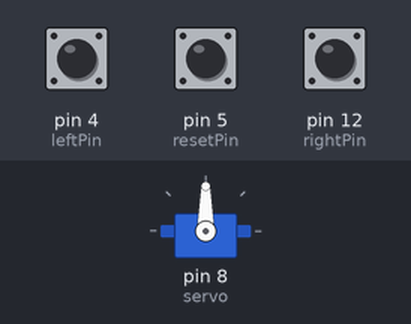
Bench run of a sketch on a simulated Arduino Uno, built with avr-gcc and run on an emulated ATmega328P. Shown: servo. The inputs (shaded band) are chosen by the test bench; at power-on: pin 4 (leftPin) LOW, pin 5 (resetPin) LOW, pin 12 (rightPin) LOW. What the sketch prints to the serial monitor is not drawn.

Above: at 1.2 s.
1.3 s: pin 4 (leftPin) pulled HIGH for 0.15 s
At 2.1 s:
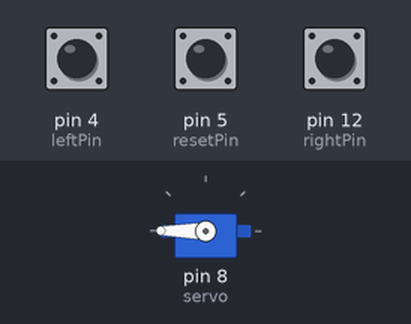
2.9 s: pin 5 (resetPin) pulled HIGH for 0.15 s
At 3.7 s:
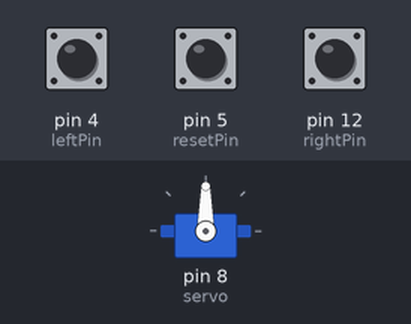
4.5 s: pin 12 (rightPin) pulled HIGH for 0.15 s
At 5.6 s:
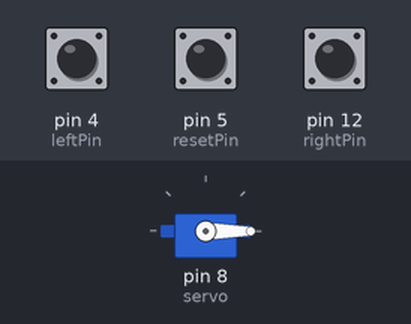
6.1 s: pin 5 (resetPin) pulled HIGH for 1 s
At 7.3 s:
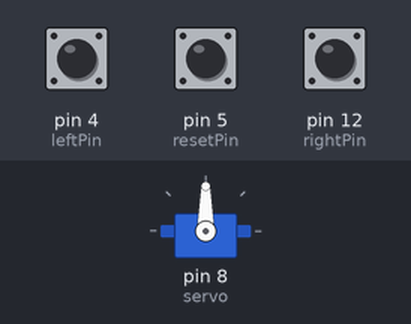
8.6 s: pin 4 (leftPin) pulled HIGH for 1 s
At 9.1 s:
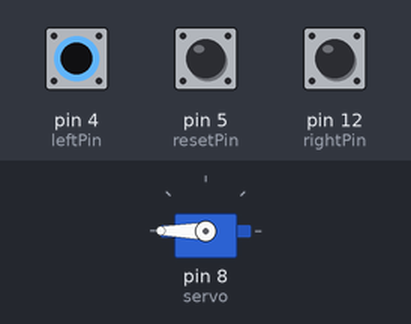
11.1 s: pin 4 (leftPin) driven HIGH and pin 5 (resetPin) driven HIGH
At 11.56 s:
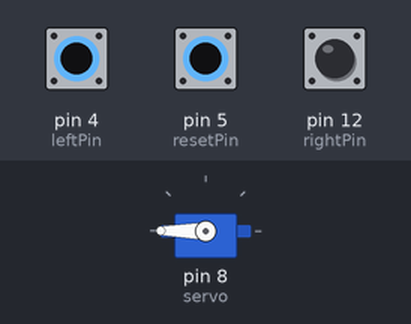
Timing chart, 0 to 15.1 s (numbered marks = the images above; inputs shaded):
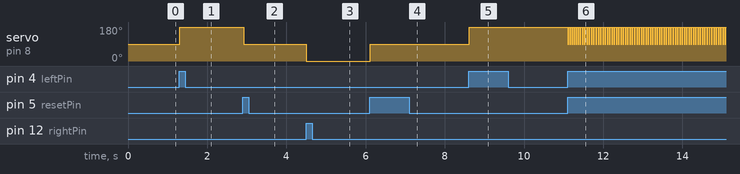

Measured:
- after the input at 1.3 s, servo on pin 8 (servo): 90° → 180° at once
- after the input at 2.9 s, servo on pin 8 (servo): 180° → 90° at once
- after the input at 4.5 s, servo on pin 8 (servo): 90° → 0° at once
- after the input at 6.1 s, servo on pin 8 (servo): 0° → 90° at once
- after the input at 8.6 s, servo on pin 8 (servo): 90° → 180° at once
- after the input at 11.1 s, servo on pin 8 (servo): alternates 180° for 0.03 s and 90° for 0.03 s, starting at once

The sketch:

ServoSoccer.ino
```cpp
#include <Servo.h>

Servo servo;
const int leftPin = 4;
int leftState = 0;
const int rightPin = 12;
int rightState = 0;
const int resetPin = 5;
int resetState = 0;
int pos = 90;
bool locked = false;

void setup() {
  servo.attach(8);
  pinMode(leftPin, INPUT);
  pinMode(rightPin, INPUT);
  pinMode(resetPin, INPUT);
  Serial.begin(9600);
}

void loop() {
  leftState = digitalRead(leftPin);
  rightState = digitalRead(rightPin);
  resetState = digitalRead(resetPin);
  if (leftState == HIGH && locked == false) {
    locked = true;
    pos = 180;
    servo.write(pos);
    Serial.print("Left Pressed, Servo Locked");
  }
  else if (rightState == HIGH && locked == false) {
    pos = 0;
    locked = true;
    Serial.print("Right Pressed, Servo Locked");
  }
  else if (resetState == HIGH) {
    pos = 90;
    locked = false;
    Serial.print("Reset Pressed, Servo Unlocked");
  } else {
    servo.write(pos);
  }
  servo.write(pos);

  delay(25);
}
```
